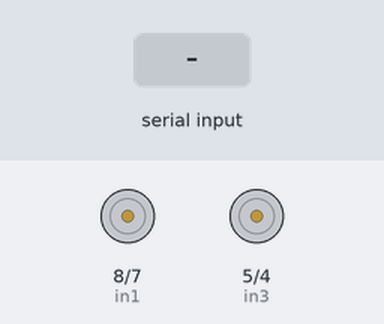
This sketch was run on a simulated Arduino Uno, built with avr-gcc and run on an emulated ATmega328P. Parts: motor-driver pin pairs drawn as motors (green arrow = first pin HIGH = forward, orange = second pin HIGH = backward, longer = more drive, scaled by the enable pin). Inputs (shaded band) come from the test bench.

Above: at 1.2 s.
1.3 s: "F" received over Serial
At 2.0 s:
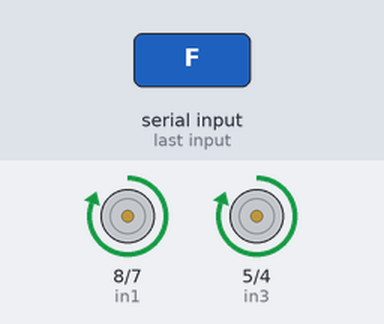
2.8 s: "B" received over Serial
At 3.2 s:
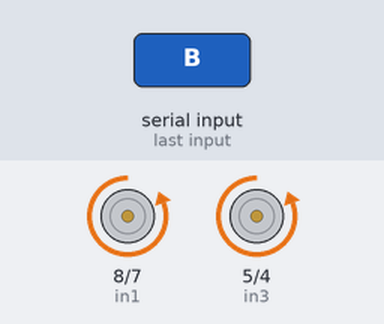
4.3 s: "L" received over Serial
At 5.5 s:
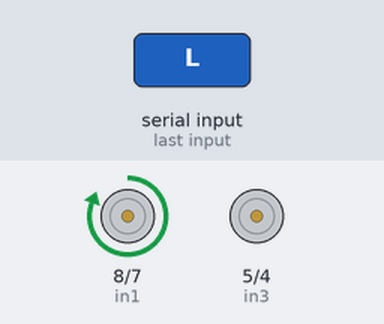
5.8 s: "R" received over Serial
At 6.6 s:
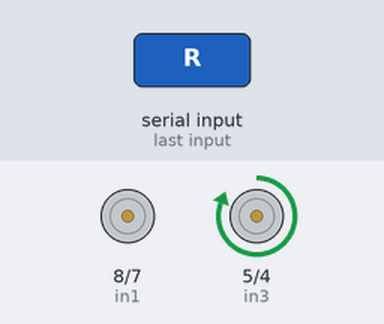
7.3 s: "1" received over Serial
At 7.8 s:
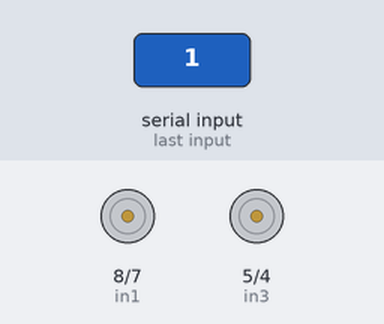
Timing chart, 0 to 9.8 s (numbered marks = the images above; inputs shaded):
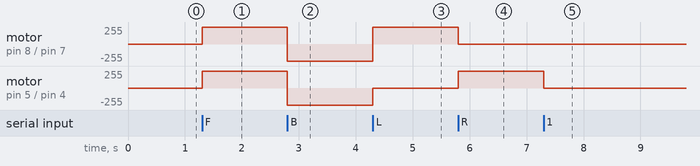

Measured:
- after the input at 1.3 s, motor on pin 8 (in1) / pin 7 (in2), motor on pin 5 (in3) / pin 4 (in4): stopped → forward 255/255 at once
- after the input at 2.8 s, motor on pin 8 (in1) / pin 7 (in2), motor on pin 5 (in3) / pin 4 (in4): forward 255/255 → backward 255/255 at once
- after the input at 4.3 s, motor on pin 8 (in1) / pin 7 (in2): backward 255/255 → forward 255/255 at once; motor on pin 5 (in3) / pin 4 (in4): backward 255/255 → stopped at once
- after the input at 5.8 s, motor on pin 8 (in1) / pin 7 (in2): forward 255/255 → stopped at once; motor on pin 5 (in3) / pin 4 (in4): stopped → forward 255/255 at once
- after the input at 7.3 s, motor on pin 5 (in3) / pin 4 (in4): forward 255/255 → stopped at once

The sketch:

Code.ino
```cpp
int enA = 9;
int in1 = 8;
int in2 = 7;
int enB = 3;
int in3 = 5;
int in4 = 4;
char user_choice;
void setup() {
  pinMode(in1, OUTPUT);
  pinMode(in2, OUTPUT);
  pinMode(in3, OUTPUT);
  pinMode(in4, OUTPUT);
  pinMode(enA, OUTPUT);
  pinMode(enB, OUTPUT);
  digitalWrite(in1, LOW);
  digitalWrite(in2, LOW);
  digitalWrite(in3, LOW);
  digitalWrite(in4, LOW);
  Serial.begin(9600);
}

void loop()
{
    if(Serial.available() > 0)
    {
      user_choice = Serial.read();
      switch(user_choice)
      {
        case 'F':
          analogWrite(enA, 255);
          analogWrite(enB, 255);
          digitalWrite(in1, HIGH);
          digitalWrite(in2, LOW);
          digitalWrite(in3, HIGH);
          digitalWrite(in4, LOW);
          break;
        case 'B':
            analogWrite(enA, 255);
            analogWrite(enB, 255);
            digitalWrite(in1, LOW);
            digitalWrite(in2, HIGH);
            digitalWrite(in3, LOW);
            digitalWrite(in4,HIGH);
            break;
        case 'L':
          analogWrite(enA, 255);
          analogWrite(enB, 255);
          digitalWrite(in1, HIGH);
          digitalWrite(in2, LOW);
          digitalWrite(in3, LOW);
          digitalWrite(in4, LOW);
          break;
        case 'R':
          analogWrite(enA, 255);
          analogWrite(enB, 255);
          digitalWrite(in1, LOW);
          digitalWrite(in2, LOW);
          digitalWrite(in3, HIGH);
          digitalWrite(in4, LOW);
          break;
        default:
          digitalWrite(in1, LOW);
          digitalWrite(in2, LOW);
          digitalWrite(in3, LOW);
          digitalWrite(in4, LOW);
          break;
      }
    }
}
```
